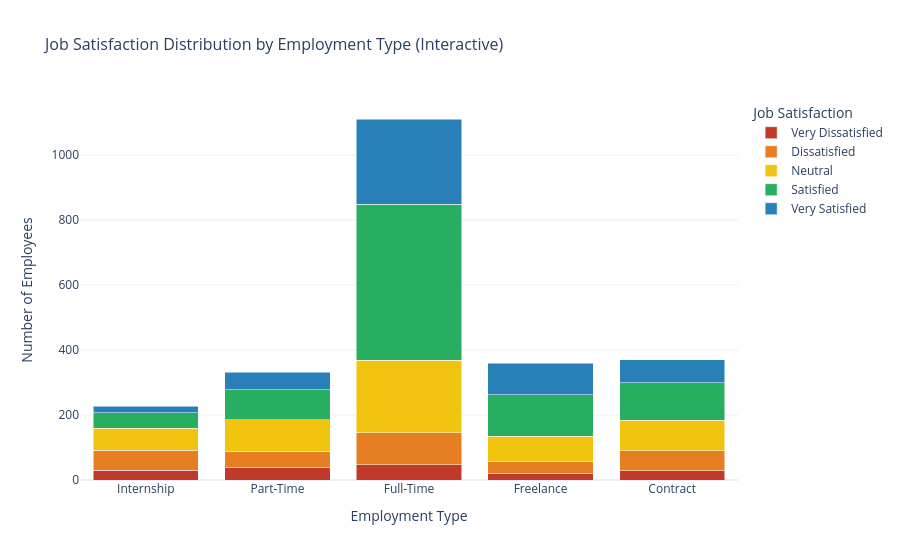

The notebook cell saved with this chart:
### Markdown cell above
## 7. Visualization 4 – Interactive Chart (Plotly)

### Code cell
count_df2 = df.groupby(['Job_Type', 'Job_Satisfaction']).size().reset_index(name='Count')
count_df2['Job_Type']         = pd.Categorical(count_df2['Job_Type'],         categories=job_types,        ordered=True)
count_df2['Job_Satisfaction'] = pd.Categorical(count_df2['Job_Satisfaction'], categories=satisfaction_lvl, ordered=True)
count_df2 = count_df2.sort_values(['Job_Type', 'Job_Satisfaction'])

color_map = {
    'Very Dissatisfied': '#C0392B',
    'Dissatisfied':      '#E67E22',
    'Neutral':           '#F1C40F',
    'Satisfied':         '#27AE60',
    'Very Satisfied':    '#2980B9'
}

fig2 = px.bar(
    count_df2,
    x       = 'Job_Type',
    y       = 'Count',
    color   = 'Job_Satisfaction',
    barmode = 'stack',
    color_discrete_map = color_map,
    category_orders    = {'Job_Type': job_types, 'Job_Satisfaction': satisfaction_lvl},
    title   = 'Job Satisfaction Distribution by Employment Type (Interactive)',
    labels  = {'Count': 'Number of Employees', 'Job_Type': 'Employment Type'},
    template= 'plotly_white'
)

fig2.update_layout(
    legend_title_text = 'Job Satisfaction',
    title_font_size   = 16,
    bargap            = 0.2
)

fig2.write_html('interactive_chart.html')
fig2.show()
print('Interactive chart saved as interactive_chart.html')

### Figure 1 — Plotly figure (JSON) as saved in the notebook; plotly's stock layout.template omitted (floating-point values rounded to 4 significant figures)
{"data": [{"hovertemplate": "Job_Satisfaction=Very Dissatisfied<br>Employment Type=%{x}<br>Number of Employees=%{y}<extra></extra>", "legendgroup": "Very Dissatisfied", "marker": {"color": "#C0392B", "pattern": {"shape": ""}}, "name": "Very Dissatisfied", "orientation": "v", "showlegend": true, "textposition": "auto", "type": "bar", "x": ["Internship", "Part-Time", "Full-Time", "Freelance", "Contract"], "xaxis": "x", "y": [30, 37, 47, 19, 29], "yaxis": "y"}, {"hovertemplate": "Job_Satisfaction=Dissatisfied<br>Employment Type=%{x}<br>Number of Employees=%{y}<extra></extra>", "legendgroup": "Dissatisfied", "marker": {"color": "#E67E22", "pattern": {"shape": ""}}, "name": "Dissatisfied", "orientation": "v", "showlegend": true, "textposition": "auto", "type": "bar", "x": ["Internship", "Part-Time", "Full-Time", "Freelance", "Contract"], "xaxis": "x", "y": [62, 51, 98, 37, 61], "yaxis": "y"}, {"hovertemplate": "Job_Satisfaction=Neutral<br>Employment Type=%{x}<br>Number of Employees=%{y}<extra></extra>", "legendgroup": "Neutral", "marker": {"color": "#F1C40F", "pattern": {"shape": ""}}, "name": "Neutral", "orientation": "v", "showlegend": true, "textposition": "auto", "type": "bar", "x": ["Internship", "Part-Time", "Full-Time", "Freelance", "Contract"], "xaxis": "x", "y": [67, 98, 224, 78, 94], "yaxis": "y"}, {"hovertemplate": "Job_Satisfaction=Satisfied<br>Employment Type=%{x}<br>Number of Employees=%{y}<extra></extra>", "legendgroup": "Satisfied", "marker": {"color": "#27AE60", "pattern": {"shape": ""}}, "name": "Satisfied", "orientation": "v", "showlegend": true, "textposition": "auto", "type": "bar", "x": ["Internship", "Part-Time", "Full-Time", "Freelance", "Contract"], "xaxis": "x", "y": [48, 91, 480, 129, 115], "yaxis": "y"}, {"hovertemplate": "Job_Satisfaction=Very Satisfied<br>Employment Type=%{x}<br>Number of Employees=%{y}<extra></extra>", "legendgroup": "Very Satisfied", "marker": {"color": "#2980B9", "pattern": {"shape": ""}}, "name": "Very Satisfied", "orientation": "v", "showlegend": true, "textposition": "auto", "type": "bar", "x": ["Internship", "Part-Time", "Full-Time", "Freelance", "Contract"], "xaxis": "x", "y": [20, 55, 262, 97, 71], "yaxis": "y"}], "layout": {"bargap": 0.2, "barmode": "stack", "legend": {"title": {"text": "Job Satisfaction"}, "tracegroupgap": 0}, "title": {"font": {"size": 16}, "text": "Job Satisfaction Distribution by Employment Type (Interactive)"}, "xaxis": {"anchor": "y", "categoryarray": ["Internship", "Part-Time", "Full-Time", "Freelance", "Contract"], "categoryorder": "array", "domain": [0, 1], "title": {"text": "Employment Type"}}, "yaxis": {"anchor": "x", "domain": [0, 1], "title": {"text": "Number of Employees"}}}}
